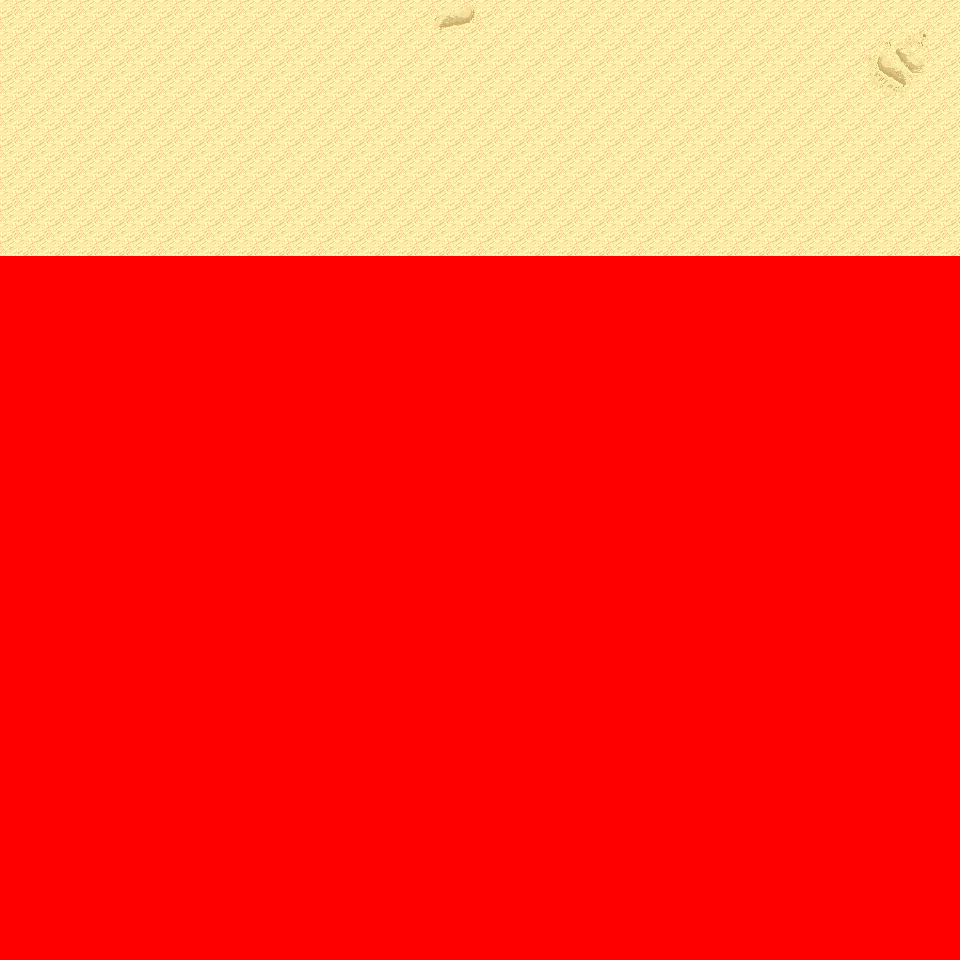

A level layout from a 2D game, rendered from its tile map. Below: a short description, then the map file with tile-grid data replaced by summaries:
An orthogonal 30x30 tile map with 32x32 px tiles, 6 tile layers (Ground, Object, Object2, Above, ...), 18 tilesets and 2 objects (2x mapchange).

<map version="1.0" orientation="orthogonal" renderorder="right-down" width="30" height="30" tilewidth="32" tileheight="32" nextobjectid="3">
  <tileset firstgid="1" name="tileset_logic_collision" tilewidth="32" tileheight="32" tilecount="1" columns="1">
    <image source="../drawable/tileset_logic_collision.png" width="32" height="32" />
  </tileset>
  <tileset firstgid="2" name="tileset_ground_ground" tilewidth="32" tileheight="32" tilecount="33" columns="3">
    <image source="../drawable/tileset_ground_ground.png" width="96" height="352" />
  </tileset>
  <tileset firstgid="35" name="tileset_ground_ridge_earth_pale" tilewidth="32" tileheight="32" tilecount="96" columns="12">
    <image source="../drawable/tileset_ground_ridge_earth_pale.png" width="384" height="256" />
  </tileset>
  <tileset firstgid="131" name="tileset_ground_ridge_earth_dark" tilewidth="32" tileheight="32" tilecount="96" columns="12">
    <image source="../drawable/tileset_ground_ridge_earth_dark.png" width="384" height="256" />
  </tileset>
  <tileset firstgid="227" name="tileset_terrain_desert" tilewidth="32" tileheight="32" tilecount="88" columns="8">
    <image source="../drawable/tileset_terrain_desert.png" width="256" height="352" />
  </tileset>
  <tileset firstgid="315" name="tileset_building_witch_hut" tilewidth="32" tileheight="32" tilecount="80" columns="5">
    <image source="../drawable/tileset_building_witch_hut.png" width="160" height="512" />
  </tileset>
  <tileset firstgid="395" name="tileset_ground_earth_edges_yellowgreen" tilewidth="32" tileheight="32" tilecount="15" columns="5">
    <image source="../drawable/tileset_ground_earth_edges_yellowgreen.png" width="160" height="96" />
  </tileset>
  <tileset firstgid="410" name="tileset_item_firewood" tilewidth="32" tileheight="32" tilecount="12" columns="3">
    <image source="../drawable/tileset_item_firewood.png" width="96" height="128" />
  </tileset>
  <tileset firstgid="422" name="tileset_object_well_hoist" tilewidth="32" tileheight="32" tilecount="9" columns="3">
    <image source="../drawable/tileset_object_well_hoist.png" width="96" height="96" />
  </tileset>
  <tileset firstgid="431" name="tileset_plant_bush_various_small" tilewidth="32" tileheight="32" tilecount="9" columns="3">
    <image source="../drawable/tileset_plant_bush_various_small.png" width="96" height="96" />
  </tileset>
  <tileset firstgid="440" name="tileset_plant_bush_bushes" tilewidth="32" tileheight="32" tilecount="10" columns="5">
    <image source="../drawable/tileset_plant_bush_bushes.png" width="160" height="64" />
  </tileset>
  <tileset firstgid="450" name="tileset_plant_stump_stump_rectangular" tilewidth="32" tileheight="32" tilecount="4" columns="2">
    <image source="../drawable/tileset_plant_stump_stump_rectangular.png" width="64" height="64" />
  </tileset>
  <tileset firstgid="454" name="tileset_plant_stump_small_stump" tilewidth="32" tileheight="32" tilecount="4" columns="2">
    <image source="../drawable/tileset_plant_stump_small_stump.png" width="64" height="64" />
  </tileset>
  <tileset firstgid="458" name="tileset_plant_tree_evergreen" tilewidth="32" tileheight="32" tilecount="36" columns="3">
    <image source="../drawable/tileset_plant_tree_evergreen.png" width="96" height="384" />
  </tileset>
  <tileset firstgid="494" name="tileset_ground_sand_2" tilewidth="32" tileheight="32" tilecount="15" columns="5">
    <image source="../drawable/tileset_ground_sand_2.png" width="160" height="96" />
  </tileset>
  <tileset firstgid="509" name="tileset_plant_cactus_2" tilewidth="32" tileheight="32" tilecount="10" columns="5">
    <image source="../drawable/tileset_plant_cactus_2.png" width="160" height="64" />
  </tileset>
  <tileset firstgid="519" name="tileset_plant_cactus" tilewidth="32" tileheight="32" tilecount="2" columns="1">
    <image source="../drawable/tileset_plant_cactus.png" width="32" height="64" />
  </tileset>
  <tileset firstgid="521" name="tileset_ground_rock_pebbles" tilewidth="32" tileheight="32" tilecount="3" columns="1">
    <image source="../drawable/tileset_ground_rock_pebbles.png" width="32" height="96" />
  </tileset>
  <layer name="Ground" width="30" height="30">
    <data>[900 cells, 240 non-empty, 7 distinct tile ids]</data>
  </layer>
  <layer name="Object" width="30" height="30">
    <data>[900 cells, 0 non-empty, 0 distinct tile ids]</data>
  </layer>
  <layer name="Object2" width="30" height="30">
    <data>[900 cells, 0 non-empty, 0 distinct tile ids]</data>
  </layer>
  <layer name="Above" width="30" height="30">
    <data>[900 cells, 0 non-empty, 0 distinct tile ids]</data>
  </layer>
  <layer name="Above2" width="30" height="30">
    <data>[900 cells, 0 non-empty, 0 distinct tile ids]</data>
  </layer>
  <layer name="Walkable" width="30" height="30">
    <data>[900 cells, 660 non-empty, 1 distinct tile ids]</data>
  </layer>
  <objectgroup name="MapEvents">
    <object id="1" name="north" type="mapchange" x="0" y="0" width="960" height="32">
      <properties>
        <property name="map" value="0_deniran_forest_n2_w_x0_y3" />
        <property name="place" value="south" />
      </properties>
    </object>
    <object id="2" name="east" type="mapchange" x="928" y="0" width="32" height="256">
      <properties>
        <property name="map" value="0_ados_mountain_n2_w2_x0_y4" />
        <property name="place" value="west" />
      </properties>
    </object>
  </objectgroup>
</map>
